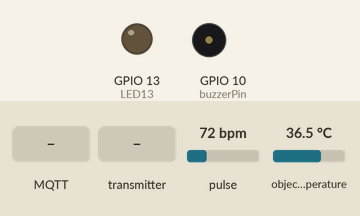
This sketch was run on a simulated ESP32-S3. Shown: output pins drawn as LEDs (lit = HIGH), buzzer (waves = sounding). The test bench sets the inputs (shaded band); at power-on: pulse 72 bpm, object temperature 36.5 °C. WiFi joins after 1.5 s; servers stay silent unless stated; random numbers use the default seed unless the sketch sets one; no MQTT or app messages arrive unless stated; nothing arrives over Bluetooth unless stated; pins used as bus, display or sensor lines are not drawn; what the sketch prints to the serial monitor is not drawn.

Above: at 3.7 s.
3.8 s: MQTT message "ALERT" arrives on the first subscribed topic
At 4.6 s:
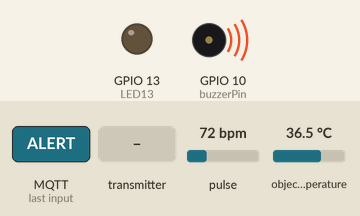
5.3 s: the transmitter starts sending msgType = 0
At 6.2 s:
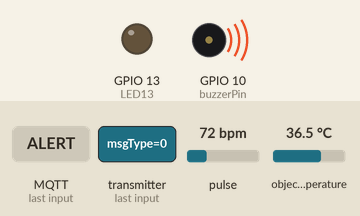
6.8 s: MQTT message "NORMAL" arrives on the first subscribed topic
9.5 s: the transmitter starts sending msgType = 1
At 10.7 s:
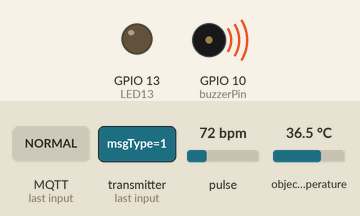
11.5 s: MQTT message "1" arrives on the first subscribed topic
Timing chart, 0 to 15.0 s (numbered marks = the images above; inputs shaded):
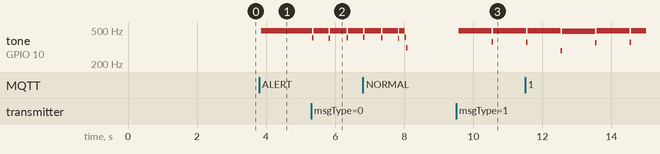

The sketch:

mqtt_sender.ino
```cpp
/*
 * ESP32 듀얼 코어 (FreeRTOS) 병렬 처리 예제 - "조끼" MCU용 (수정됨)
 * 기능: PulseSensor + Temp + BLE + MQTT + [NEW] ESP-NOW Receiver
 */

// --- 라이브러리 임포트 ---
#include <PulseSensorPlayground.h>
#include <WiFi.h>
#include <PubSubClient.h>
#include <ArduinoJson.h>
#include <Adafruit_MLX90614.h>
#include <BLEDevice.h>
#include <BLEUtils.h>
#include <BLEScan.h>
#include <BLEAdvertisedDevice.h>
#include <stdio.h>
#include <string.h>
#include <esp_now.h> // [추가됨] ESP-NOW 라이브러리
#include <esp_wifi.h>

// --- 1. WiFi 및 MQTT 정보 ---
const char* WIFI_SSID = "YOUR_WIFI_SSID";
const char* WIFI_PASSWORD = "YOUR_WIFI_PASSWORD";
const char* MQTT_BROKER_HOST = "broker.hivemq.com";
const uint16_t MQTT_BROKER_PORT = 1883;
const char* MQTT_PUB_TOPIC = "vest/data";
const char* MQTT_SUB_TOPIC_PREFIX = "vest/alert/";

// --- [추가됨] ESP-NOW 데이터 구조체 ---
// 송신측(IMU 센서 등)과 구조가 정확히 일치해야 합니다.
typedef struct struct_message {
  int msgType;   // 1: 낙상 발생
  float impact;  // 충격량
} struct_message;

struct_message myData;

// --- 2. BLE 타겟 UUID ---
const char* TARGET_IBEACON_UUIDS[] = {
}; // << target UUIDs를 여기에 추가하세요
const int NUM_TARGET_UUIDS = sizeof(TARGET_IBEACON_UUIDS) / sizeof(TARGET_IBEACON_UUIDS[0]);

// --- 3. 핀 및 변수 ---
const int PulseWire = A0; // GPIO 34/36 등 ADC 핀 확인 필요
const int LED13 = 13;
const int buzzerPin = 10;
int Threshold = 550;
PulseSensorPlayground pulseSensor;

// --- 4. 센서 및 클라이언트 객체 ---
WiFiClient net;
PubSubClient mqtt(net);
Adafruit_MLX90614 mlx = Adafruit_MLX90614();
BLEScan* pBLEScan;

// --- 5. RTOS 및 공유 변수 ---
TaskHandle_t h_pulseSensorTask;
TaskHandle_t h_networkAndBleTask;
TaskHandle_t h_buzzerTask;

volatile int global_BPM = 0;
volatile bool global_BuzzerOn = false;
volatile unsigned long global_LastAlertTime = 0;
const long BUZZER_TIMEOUT_MS = 15000;

// [추가됨] 낙상 감지 공유 변수 (ESP-NOW Callback -> Task 2)
volatile int global_IsFell = 0;

String myAlertTopic = "";

// ----------------------------------------------------------------------
// [수정됨] ESP-NOW 수신 콜백 함수 (디버깅 추가)
// ----------------------------------------------------------------------
void OnDataRecv(const esp_now_recv_info_t * info, const uint8_t *incomingData, int len) {
  // 데이터 복사
  memcpy(&myData, incomingData, sizeof(myData));

  // --- [디버깅] 수신된 데이터 출력 시작 ---
  Serial.println("\n>>> [ESP-NOW] Packet Received! <<<");

  // 1. 보낸 사람 MAC 주소 출력
  Serial.print("Sender MAC: ");
  for (int i = 0; i < 6; i++) {
    Serial.printf("%02X", info->src_addr[i]);
    if (i < 5) Serial.print(":");
  }
  Serial.println();

  // 2. 데이터 길이 및 내용 출력
  Serial.print("Bytes: "); Serial.println(len);
  Serial.print("MsgType: "); Serial.println(myData.msgType);
  Serial.print("Impact: "); Serial.println(myData.impact);
  Serial.println("----------------------------------");
  // --- [디버깅] 끝 ---

  // msgType이 1이면 낙상으로 판단
  if (myData.msgType == 1) {
    Serial.println("!!! 낙상 신호 감지 (is_fell -> 1) !!!"); // 확인용 로그
    global_IsFell = 1; // 낙상 상태 업데이트

    // 낙상 시 즉시 부저 활성화
    global_BuzzerOn = true;
    global_LastAlertTime = millis();
  }
}

// ----------------------------------------------------------------------
// MQTT 메시지 수신 콜백 (기존 유지)
// ----------------------------------------------------------------------
void mqttCallback(char* topic, byte* payload, unsigned int length) {
  Serial.print("경보 메시지 수신 [");
  Serial.print(topic);
  Serial.print("]: ");

  payload[length] = '\0';
  String message = String((char*)payload);
  Serial.println(message);

  if (message == "ALERT") {
    Serial.println(">>> 서버 위험 경보! 부저 ON <<<");
    global_BuzzerOn = true;
    global_LastAlertTime = millis();
  } else if (message == "NORMAL") {
    Serial.println(">>> 정상 신호 수신. 부저 OFF <<<");
    global_BuzzerOn = false;
  }
}

// ----------------------------------------------------------------------
// MQTT 재연결 함수
// ----------------------------------------------------------------------
void reconnectMQTT() {
  while (!mqtt.connected()) {
    Serial.print("[Task 2] MQTT 연결 시도...");
    String clientId = "ESP32Vest-" + String(random(0xffff), HEX);

    if (mqtt.connect(clientId.c_str())) {
      Serial.println("연결됨!");
      if (myAlertTopic != "") {
        mqtt.subscribe(myAlertTopic.c_str());
        Serial.println("경보 토픽 구독 완료: " + myAlertTopic);
      }
    } else {
      Serial.print("실패, rc=");
      Serial.print(mqtt.state());
      Serial.println(" 5초 후 재시도");
      delay(5000);
    }
  }
}

// ----------------------------------------------------------------------
// [Task 1] Core 0: 실시간 심박수 (기존 유지)
// ----------------------------------------------------------------------
void pulseSensorTask(void* pvParameters) {
  while (1) {
    int currentBPM = pulseSensor.getBeatsPerMinute();
    if (currentBPM > 0) {
      global_BPM = currentBPM;
    }
    vTaskDelay(20 / portTICK_PERIOD_MS);
  }
}

// ----------------------------------------------------------------------
// [Task 2] Core 1: 네트워크, BLE, [수정] ESP-NOW 상태 전송
// ----------------------------------------------------------------------
void networkAndBleTask(void* pvParameters) {
  Serial.print("[Task 2] Network Task running on Core: ");
  Serial.println(xPortGetCoreID());

  unsigned long lastMillis = 0;
  unsigned long interval = 5000; // [변경] 기본 전송 주기는 5초

  while (1) {
    // 1. MQTT 연결 유지
    if (!mqtt.connected()) {
      reconnectMQTT();
    }
    mqtt.loop();

    unsigned long currentMillis = millis(); // 현재 시간 저장

    // 2. 5초 주기 데이터 발행
    if ((currentMillis - lastMillis >= interval) || (global_IsFell == 1)) {

      lastMillis = currentMillis;

      // --- JSON 데이터 생성 ---
      StaticJsonDocument<1024> doc;
      float body_temp = mlx.readObjectTempC();
      int hr = global_BPM;

      doc["mcu_id"] = WiFi.macAddress();
      doc["body_temp"] = body_temp;
      doc["hr"] = hr;

      JsonArray beaconArray = doc.createNestedArray("beacons");

      // --- BLE 스캔 (Blocking 3초) ---
      Serial.println("[Task 2] BLE Scan start...");
      BLEScanResults* foundDevices = pBLEScan->start(3, false);
      int deviceCount = foundDevices->getCount();

      for (int i = 0; i < deviceCount; i++) {
        BLEAdvertisedDevice dev = foundDevices->getDevice(i);
        if (dev.haveManufacturerData() && dev.getManufacturerData().length() == 25) {
          String mfg = dev.getManufacturerData();
          const uint8_t* mfgData = (const uint8_t*)mfg.c_str();

          // UUID 확인 로직 (간소화: 실제 UUID 비교는 원본 참조)
          char scannedUUID[37];
          sprintf(scannedUUID, "%02x%02x%02x%02x-%02x%02x-%02x%02x-%02x%02x-%02x%02x%02x%02x%02x%02x",
                  mfgData[4], mfgData[5], mfgData[6], mfgData[7],
                  mfgData[8], mfgData[9], mfgData[10], mfgData[11],
                  mfgData[12], mfgData[13], mfgData[14], mfgData[15],
                  mfgData[16], mfgData[17], mfgData[18], mfgData[19]);

          bool foundTarget = false;
          for (int j = 0; j < NUM_TARGET_UUIDS; j++) {
            if (strcasecmp(scannedUUID, TARGET_IBEACON_UUIDS[j]) == 0) {
              foundTarget = true;
              break;
            }
          }

          if (foundTarget) {
            JsonObject beacon = beaconArray.createNestedObject();
            beacon["major"] = (mfgData[20] << 8) | mfgData[21];
            beacon["minor"] = (mfgData[22] << 8) | mfgData[23];
            beacon["rssi"] = dev.getRSSI();
          }
        }
      }
      pBLEScan->clearResults();

      doc["is_fell"] = global_IsFell;


      // --- MQTT 발행 ---
      char jsonBuffer[1024];
      serializeJson(doc, jsonBuffer);
      Serial.print("[Task 2] Publishing: ");
      Serial.println(jsonBuffer);
      mqtt.publish(MQTT_PUB_TOPIC, jsonBuffer);

      bool isFallEvent = (global_IsFell == 1);
      // 한 번 전송했으므로 낙상 플래그 리셋 (다음 신호 대기)
      if (isFallEvent) {
          Serial.println("!!! 낙상 데이터 전송 완료. 15초간 대기합니다. !!!");
          global_IsFell = 0; // 플래그 리셋
          interval = 15000;  // 다음 번 실행은 15초 뒤로 설정
      } else {
          interval = 5000;   // 평상시엔 5초 주기로 복귀
      }

      Serial.println("-----------------------------------\n");
    }
    vTaskDelay(10 / portTICK_PERIOD_MS);
  }
}

// ----------------------------------------------------------------------
// [Task 3] Core 0: 부저 제어 (기존 유지)
// ----------------------------------------------------------------------
void buzzerTask(void* pvParameters) {
  pinMode(buzzerPin, OUTPUT);
  while (1) {
    if (global_BuzzerOn && (millis() - global_LastAlertTime > BUZZER_TIMEOUT_MS)) {
        global_BuzzerOn = false;
        Serial.println("[Buzzer] 타임아웃. 중지.");
    }
    if (global_BuzzerOn) {
      digitalWrite(buzzerPin, HIGH);
      vTaskDelay(1 / portTICK_PERIOD_MS);
      digitalWrite(buzzerPin, LOW);
      vTaskDelay(1 / portTICK_PERIOD_MS);
    } else {
      digitalWrite(buzzerPin, LOW);
      vTaskDelay(50 / portTICK_PERIOD_MS);
    }
  }
}

// ----------------------------------------------------------------------
// SETUP
// ----------------------------------------------------------------------
void setup() {
  Serial.begin(115200);
  delay(1000);
  Serial.println("\n--- Vest System Initializing ---");

  // 1. 센서 초기화
  pinMode(LED13, OUTPUT);
  pulseSensor.analogInput(PulseWire);
  pulseSensor.blinkOnPulse(LED13);
  pulseSensor.setThreshold(Threshold);
  if (!pulseSensor.begin()) Serial.println("PulseSensor Init Failed!");

  if (!mlx.begin()) Serial.println("MLX Sensor Init Failed!");

  // 2. WiFi 연결 (ESP-NOW를 위해 먼저 연결 필수)
  WiFi.mode(WIFI_STA); // Station 모드
  int fixed_channel = 6;
  esp_wifi_set_promiscuous(true); // 채널 고정을 위해 프로미스큐어스 모드 활성화
  esp_wifi_set_channel(fixed_channel, WIFI_SECOND_CHAN_NONE);
  esp_wifi_set_promiscuous(false); // 다시 비활성화
  WiFi.begin(WIFI_SSID, WIFI_PASSWORD);
  while (WiFi.status() != WL_CONNECTED) {
    delay(500);
    Serial.print(".");
  }
  Serial.println("\nWiFi connected!");

  Serial.print("Current WiFi Channel: ");
  Serial.println(WiFi.channel());
  Serial.println("Sender must match this channel!");

  // 3. [추가됨] ESP-NOW 초기화
  // 주의: WiFi 연결 후에 초기화해야 채널이 맞습니다.
  if (esp_now_init() != ESP_OK) {
    Serial.println("Error initializing ESP-NOW");
  } else {
    Serial.println("ESP-NOW Initialized!");
    // 수신 콜백 등록
    esp_now_register_recv_cb(OnDataRecv);
  }

  // 4. MQTT 설정
  myAlertTopic = String(MQTT_SUB_TOPIC_PREFIX) + WiFi.macAddress();
  mqtt.setServer(MQTT_BROKER_HOST, MQTT_BROKER_PORT);
  mqtt.setCallback(mqttCallback);

  // 5. BLE 초기화
  BLEDevice::init("ESP32_Vest");
  pBLEScan = BLEDevice::getScan();
  pBLEScan->setActiveScan(false);
  pBLEScan->setInterval(100);
  pBLEScan->setWindow(80);

  // 6. RTOS Task 생성
  xTaskCreatePinnedToCore(pulseSensorTask, "PulseSensorTask", 4096, NULL, 2, &h_pulseSensorTask, 0);
  xTaskCreatePinnedToCore(networkAndBleTask, "NetworkBLETask", 8192, NULL, 1, &h_networkAndBleTask, 1);
  xTaskCreatePinnedToCore(buzzerTask, "BuzzerTask", 1024, NULL, 0, &h_buzzerTask, 0);

  Serial.println("System Ready.");
}

void loop() {
  vTaskDelay(1000 / portTICK_PERIOD_MS);
}
```

Measured:
- after the input at 3.8 s, tone on GPIO 10 (buzzerPin): silent → 488 Hz after 0.06 s
- after the input at 5.3 s, tone on GPIO 10 (buzzerPin): plays 408 Hz for 0.04 s, 488 Hz for 0.44 s, 402 Hz for 0.04 s, 488 Hz for 0.48 s, 404 Hz for 0.04 s, 488 Hz for 0.42 s, starting at once
- after the input at 9.5 s, tone on GPIO 10 (buzzerPin): silent → 489 Hz after 0.07 s, → 364 Hz 0.96 s later, → 487 Hz 0.04 s later
